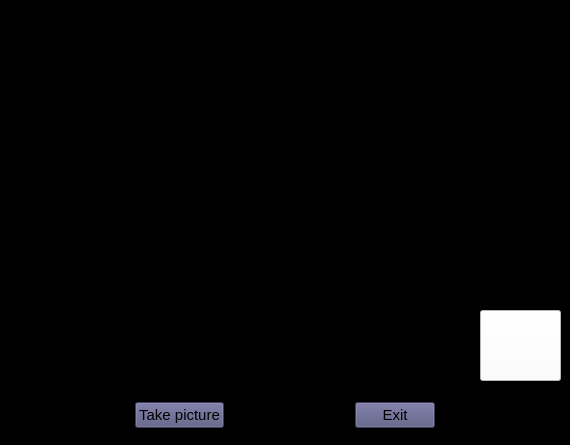
<?xml version="1.0" encoding="UTF-8"?>
<ui version="4.0">
 <class>Form</class>
 <widget class="QWidget" name="Form">
  <property name="geometry">
   <rect>
    <x>0</x>
    <y>0</y>
    <width>570</width>
    <height>445</height>
   </rect>
  </property>
  <property name="windowTitle">
   <string>Form</string>
  </property>
  <property name="autoFillBackground">
   <bool>false</bool>
  </property>
  <property name="styleSheet">
   <string notr="true">background-color: rgb(0, 0, 0);</string>
  </property>
  <widget class="QPushButton" name="btPhoto">
   <property name="geometry">
    <rect>
     <x>480</x>
     <y>310</y>
     <width>81</width>
     <height>71</height>
    </rect>
   </property>
   <property name="autoFillBackground">
    <bool>false</bool>
   </property>
   <property name="styleSheet">
    <string notr="true">background-color: rgb(255, 255, 255);
background-image: url(:/images/photo.jpg);</string>
   </property>
   <property name="text">
    <string/>
   </property>
   <property name="autoRepeat">
    <bool>false</bool>
   </property>
  </widget>
  <widget class="QWidget" name="layoutWidget">
   <property name="geometry">
    <rect>
     <x>10</x>
     <y>390</y>
     <width>551</width>
     <height>51</height>
    </rect>
   </property>
   <layout class="QHBoxLayout" name="horizontalLayout">
    <property name="sizeConstraint">
     <enum>QLayout::SetDefaultConstraint</enum>
    </property>
    <item>
     <widget class="QPushButton" name="pushButton_2">
      <property name="sizePolicy">
       <sizepolicy hsizetype="Maximum" vsizetype="Fixed">
        <horstretch>0</horstretch>
        <verstretch>0</verstretch>
       </sizepolicy>
      </property>
      <property name="font">
       <font>
        <pointsize>11</pointsize>
       </font>
      </property>
      <property name="styleSheet">
       <string notr="true">background-color: rgb(85, 85, 127);</string>
      </property>
      <property name="text">
       <string>Take picture</string>
      </property>
     </widget>
    </item>
    <item>
     <widget class="QPushButton" name="btExit">
      <property name="sizePolicy">
       <sizepolicy hsizetype="Fixed" vsizetype="Fixed">
        <horstretch>0</horstretch>
        <verstretch>0</verstretch>
       </sizepolicy>
      </property>
      <property name="font">
       <font>
        <pointsize>11</pointsize>
       </font>
      </property>
      <property name="styleSheet">
       <string notr="true">background-color: rgb(85, 85, 127);</string>
      </property>
      <property name="text">
       <string>Exit</string>
      </property>
     </widget>
    </item>
   </layout>
  </widget>
 </widget>
 <tabstops>
  <tabstop>pushButton_2</tabstop>
  <tabstop>btExit</tabstop>
  <tabstop>btPhoto</tabstop>
 </tabstops>
 <resources>
  <include location="source.qrc"/>
 </resources>
 <connections>
  <connection>
   <sender>pushButton_2</sender>
   <signal>pressed()</signal>
   <receiver>Form</receiver>
   <slot>test()</slot>
   <hints>
    <hint type="sourcelabel">
     <x>151</x>
     <y>421</y>
    </hint>
    <hint type="destinationlabel">
     <x>182</x>
     <y>371</y>
    </hint>
   </hints>
  </connection>
  <connection>
   <sender>btExit</sender>
   <signal>clicked()</signal>
   <receiver>Form</receiver>
   <slot>exit()</slot>
   <hints>
    <hint type="sourcelabel">
     <x>378</x>
     <y>408</y>
    </hint>
    <hint type="destinationlabel">
     <x>422</x>
     <y>361</y>
    </hint>
   </hints>
  </connection>
 </connections>
 <slots>
  <slot>test()</slot>
  <slot>exit()</slot>
 </slots>
</ui>
